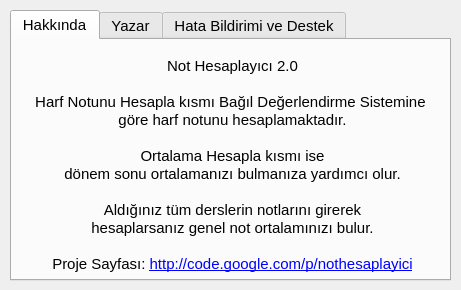
<?xml version="1.0" encoding="UTF-8"?>
<ui version="4.0">
 <class>Dialog</class>
 <widget class="QDialog" name="Dialog">
  <property name="geometry">
   <rect>
    <x>0</x>
    <y>0</y>
    <width>461</width>
    <height>290</height>
   </rect>
  </property>
  <property name="minimumSize">
   <size>
    <width>461</width>
    <height>290</height>
   </size>
  </property>
  <property name="maximumSize">
   <size>
    <width>461</width>
    <height>290</height>
   </size>
  </property>
  <property name="font">
   <font>
    <family>Arial</family>
    <pointsize>11</pointsize>
   </font>
  </property>
  <property name="windowTitle">
   <string>Hakkında</string>
  </property>
  <widget class="QTabWidget" name="tabWidget">
   <property name="geometry">
    <rect>
     <x>10</x>
     <y>10</y>
     <width>441</width>
     <height>271</height>
    </rect>
   </property>
   <property name="minimumSize">
    <size>
     <width>441</width>
     <height>271</height>
    </size>
   </property>
   <property name="font">
    <font>
     <family>Arial</family>
     <pointsize>11</pointsize>
    </font>
   </property>
   <property name="currentIndex">
    <number>0</number>
   </property>
   <widget class="QWidget" name="hakkinda_tab">
    <attribute name="title">
     <string>Hakkında</string>
    </attribute>
    <widget class="QLabel" name="hakkinda_label">
     <property name="geometry">
      <rect>
       <x>10</x>
       <y>10</y>
       <width>421</width>
       <height>231</height>
      </rect>
     </property>
     <property name="font">
      <font>
       <family>Arial</family>
       <pointsize>11</pointsize>
      </font>
     </property>
     <property name="text">
      <string>&lt;!DOCTYPE HTML PUBLIC &quot;-//W3C//DTD HTML 4.0//EN&quot; &quot;http://www.w3.org/TR/REC-html40/strict.dtd&quot;&gt;
&lt;html&gt;&lt;head&gt;&lt;meta name=&quot;qrichtext&quot; content=&quot;1&quot; /&gt;&lt;style type=&quot;text/css&quot;&gt;
p, li { white-space: pre-wrap; }
&lt;/style&gt;&lt;/head&gt;&lt;body style=&quot; font-family:'Arial'; font-size:10pt; font-weight:400; font-style:normal;&quot;&gt;
&lt;p align=&quot;center&quot; style=&quot; margin-top:0px; margin-bottom:0px; margin-left:0px; margin-right:0px; -qt-block-indent:0; text-indent:0px;&quot;&gt;&lt;span style=&quot; font-size:11pt;&quot;&gt;Not Hesaplayıcı 2.0&lt;/span&gt;&lt;/p&gt;
&lt;p align=&quot;center&quot; style=&quot;-qt-paragraph-type:empty; margin-top:0px; margin-bottom:0px; margin-left:0px; margin-right:0px; -qt-block-indent:0; text-indent:0px; font-family:'MS Shell Dlg 2'; font-size:11pt;&quot;&gt;&lt;br /&gt;&lt;/p&gt;
&lt;p align=&quot;center&quot; style=&quot; margin-top:0px; margin-bottom:0px; margin-left:0px; margin-right:0px; -qt-block-indent:0; text-indent:0px;&quot;&gt;&lt;span style=&quot; font-family:'MS Shell Dlg 2'; font-size:11pt;&quot;&gt;Harf Notunu Hesapla kısmı Bağıl Değerlendirme Sistemine &lt;/span&gt;&lt;/p&gt;
&lt;p align=&quot;center&quot; style=&quot; margin-top:0px; margin-bottom:0px; margin-left:0px; margin-right:0px; -qt-block-indent:0; text-indent:0px;&quot;&gt;&lt;span style=&quot; font-family:'MS Shell Dlg 2'; font-size:11pt;&quot;&gt;göre harf notunu hesaplamaktadır.&lt;/span&gt;&lt;/p&gt;
&lt;p align=&quot;center&quot; style=&quot;-qt-paragraph-type:empty; margin-top:0px; margin-bottom:0px; margin-left:0px; margin-right:0px; -qt-block-indent:0; text-indent:0px; font-family:'MS Shell Dlg 2'; font-size:11pt;&quot;&gt;&lt;br /&gt;&lt;/p&gt;
&lt;p align=&quot;center&quot; style=&quot; margin-top:0px; margin-bottom:0px; margin-left:0px; margin-right:0px; -qt-block-indent:0; text-indent:0px;&quot;&gt;&lt;span style=&quot; font-family:'MS Shell Dlg 2'; font-size:11pt;&quot;&gt;Ortalama Hesapla kısmı ise&lt;/span&gt;&lt;/p&gt;
&lt;p align=&quot;center&quot; style=&quot; margin-top:0px; margin-bottom:0px; margin-left:0px; margin-right:0px; -qt-block-indent:0; text-indent:0px;&quot;&gt;&lt;span style=&quot; font-family:'MS Shell Dlg 2'; font-size:11pt;&quot;&gt;dönem sonu ortalamanızı bulmanıza yardımcı olur.&lt;/span&gt;&lt;/p&gt;
&lt;p align=&quot;center&quot; style=&quot;-qt-paragraph-type:empty; margin-top:0px; margin-bottom:0px; margin-left:0px; margin-right:0px; -qt-block-indent:0; text-indent:0px; font-family:'MS Shell Dlg 2'; font-size:11pt;&quot;&gt;&lt;br /&gt;&lt;/p&gt;
&lt;p align=&quot;center&quot; style=&quot; margin-top:0px; margin-bottom:0px; margin-left:0px; margin-right:0px; -qt-block-indent:0; text-indent:0px;&quot;&gt;&lt;span style=&quot; font-family:'MS Shell Dlg 2'; font-size:11pt;&quot;&gt;Aldığınız tüm derslerin notlarını girerek&lt;/span&gt;&lt;/p&gt;
&lt;p align=&quot;center&quot; style=&quot; margin-top:0px; margin-bottom:0px; margin-left:0px; margin-right:0px; -qt-block-indent:0; text-indent:0px;&quot;&gt;&lt;span style=&quot; font-family:'MS Shell Dlg 2'; font-size:11pt;&quot;&gt;hesaplarsanız genel not ortalamınızı bulur.&lt;/span&gt;&lt;/p&gt;
&lt;p align=&quot;center&quot; style=&quot;-qt-paragraph-type:empty; margin-top:0px; margin-bottom:0px; margin-left:0px; margin-right:0px; -qt-block-indent:0; text-indent:0px; font-family:'Sans'; font-size:11pt;&quot;&gt;&lt;br /&gt;&lt;/p&gt;
&lt;p align=&quot;center&quot; style=&quot; margin-top:0px; margin-bottom:0px; margin-left:0px; margin-right:0px; -qt-block-indent:0; text-indent:0px;&quot;&gt;&lt;span style=&quot; font-family:'MS Shell Dlg 2'; font-size:11pt;&quot;&gt;Proje Sayfası: &lt;/span&gt;&lt;a href=&quot;http://code.google.com/p/nothesaplayici&quot;&gt;&lt;span style=&quot; font-family:'Sans'; font-size:11pt; text-decoration: underline; color:#0000ff;&quot;&gt;http://code.google.com/p/nothesaplayici&lt;/span&gt;&lt;/a&gt;&lt;/p&gt;&lt;/body&gt;&lt;/html&gt;</string>
     </property>
    </widget>
   </widget>
   <widget class="QWidget" name="yazar_tab">
    <attribute name="title">
     <string>Yazar</string>
    </attribute>
    <widget class="QLabel" name="yazar_label">
     <property name="geometry">
      <rect>
       <x>10</x>
       <y>10</y>
       <width>391</width>
       <height>171</height>
      </rect>
     </property>
     <property name="text">
      <string>&lt;!DOCTYPE HTML PUBLIC &quot;-//W3C//DTD HTML 4.0//EN&quot; &quot;http://www.w3.org/TR/REC-html40/strict.dtd&quot;&gt;
&lt;html&gt;&lt;head&gt;&lt;meta name=&quot;qrichtext&quot; content=&quot;1&quot; /&gt;&lt;style type=&quot;text/css&quot;&gt;
p, li { white-space: pre-wrap; }
&lt;/style&gt;&lt;/head&gt;&lt;body style=&quot; font-family:'Arial'; font-size:10pt; font-weight:400; font-style:normal;&quot;&gt;
&lt;p align=&quot;center&quot; style=&quot; margin-top:0px; margin-bottom:0px; margin-left:0px; margin-right:0px; -qt-block-indent:0; text-indent:0px;&quot;&gt;&lt;span style=&quot; font-family:'MS Shell Dlg 2'; font-size:11pt;&quot;&gt;Rahman YAZGAN&lt;/span&gt;&lt;/p&gt;
&lt;p align=&quot;center&quot; style=&quot; margin-top:0px; margin-bottom:0px; margin-left:0px; margin-right:0px; -qt-block-indent:0; text-indent:0px;&quot;&gt;&lt;a href=&quot;mailto:rahmanyazgan@gmail.com&quot;&gt;&lt;span style=&quot; font-family:'MS Shell Dlg 2'; font-size:11pt; text-decoration: underline; color:#0000ff;&quot;&gt;rahmanyazgan@gmail.com&lt;/span&gt;&lt;/a&gt;&lt;/p&gt;&lt;/body&gt;&lt;/html&gt;</string>
     </property>
    </widget>
   </widget>
   <widget class="QWidget" name="hata_bildirimi_tab">
    <attribute name="title">
     <string>Hata Bildirimi ve Destek</string>
    </attribute>
    <widget class="QLabel" name="hata_bildirimi_label">
     <property name="geometry">
      <rect>
       <x>10</x>
       <y>10</y>
       <width>391</width>
       <height>171</height>
      </rect>
     </property>
     <property name="text">
      <string>&lt;!DOCTYPE HTML PUBLIC &quot;-//W3C//DTD HTML 4.0//EN&quot; &quot;http://www.w3.org/TR/REC-html40/strict.dtd&quot;&gt;
&lt;html&gt;&lt;head&gt;&lt;meta name=&quot;qrichtext&quot; content=&quot;1&quot; /&gt;&lt;style type=&quot;text/css&quot;&gt;
p, li { white-space: pre-wrap; }
&lt;/style&gt;&lt;/head&gt;&lt;body style=&quot; font-family:'Arial'; font-size:11pt; font-weight:400; font-style:normal;&quot;&gt;
&lt;p align=&quot;center&quot; style=&quot; margin-top:0px; margin-bottom:0px; margin-left:0px; margin-right:0px; -qt-block-indent:0; text-indent:0px;&quot;&gt;&lt;span style=&quot; font-family:'MS Shell Dlg 2';&quot;&gt;Hataları bildirmek veya&lt;/span&gt;&lt;/p&gt;
&lt;p align=&quot;center&quot; style=&quot; margin-top:0px; margin-bottom:0px; margin-left:0px; margin-right:0px; -qt-block-indent:0; text-indent:0px;&quot;&gt;&lt;span style=&quot; font-family:'MS Shell Dlg 2';&quot;&gt;programa katkıda bulunmak için&lt;/span&gt;&lt;/p&gt;
&lt;p align=&quot;center&quot; style=&quot; margin-top:0px; margin-bottom:0px; margin-left:0px; margin-right:0px; -qt-block-indent:0; text-indent:0px;&quot;&gt;&lt;a href=&quot;mailto:rahmanyazgan@gmail.com&quot;&gt;&lt;span style=&quot; font-family:'MS Shell Dlg 2'; text-decoration: underline; color:#0000ff;&quot;&gt;rahmanyazgan@gmail.com&lt;/span&gt;&lt;/a&gt;&lt;span style=&quot; font-family:'Sans';&quot;&gt; &lt;/span&gt;&lt;/p&gt;
&lt;p align=&quot;center&quot; style=&quot; margin-top:0px; margin-bottom:0px; margin-left:0px; margin-right:0px; -qt-block-indent:0; text-indent:0px;&quot;&gt;&lt;span style=&quot; font-family:'MS Shell Dlg 2';&quot;&gt;adresini kullanabilirsiniz.&lt;/span&gt;&lt;/p&gt;&lt;/body&gt;&lt;/html&gt;</string>
     </property>
    </widget>
   </widget>
  </widget>
 </widget>
 <resources/>
 <connections/>
</ui>
